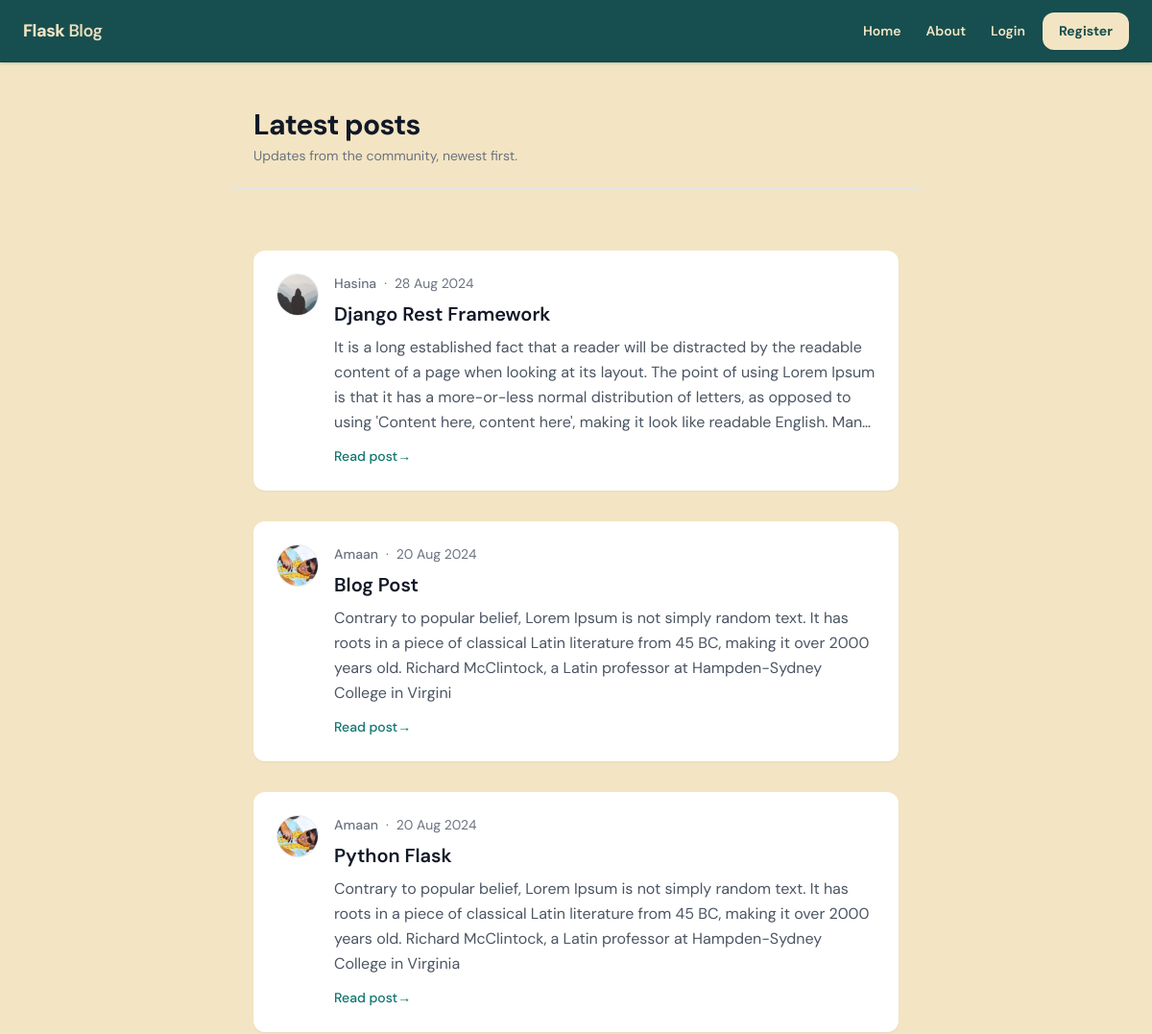
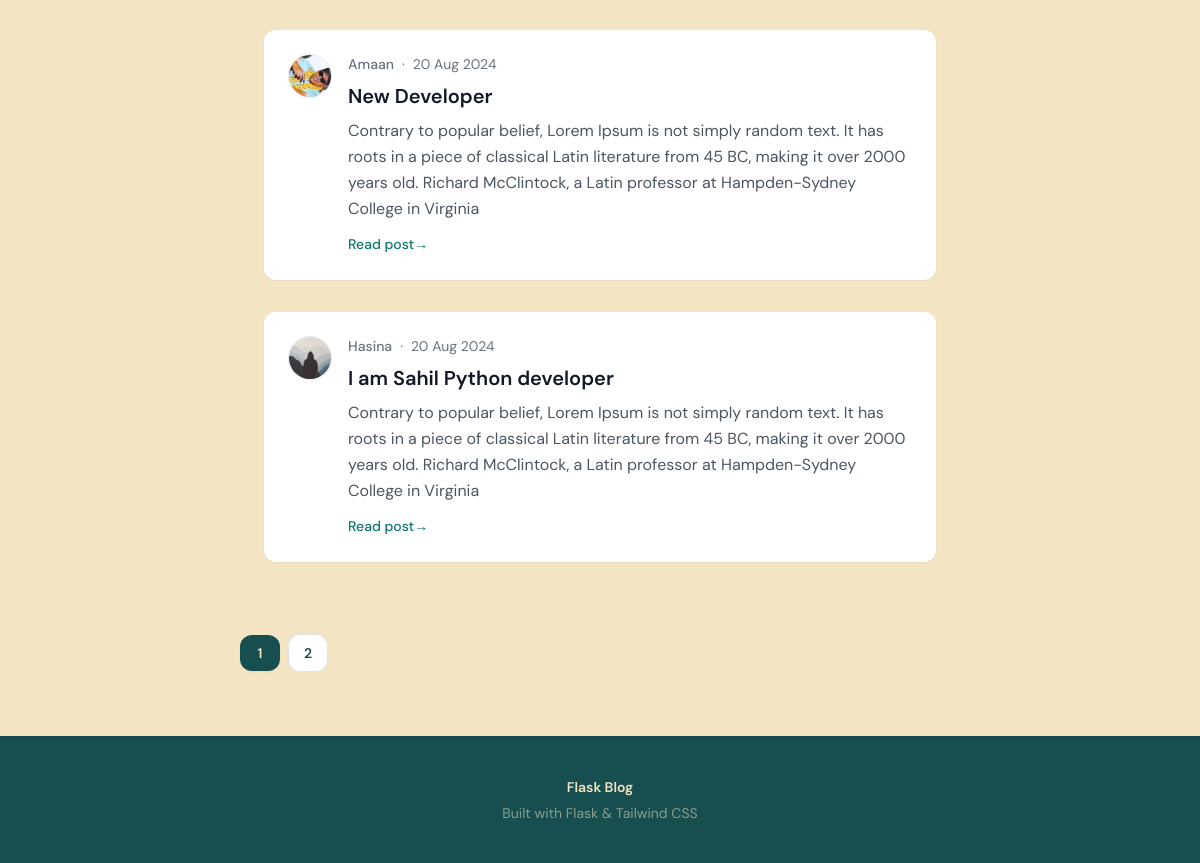
The app's page /home, older data (2 pictures, top to bottom).
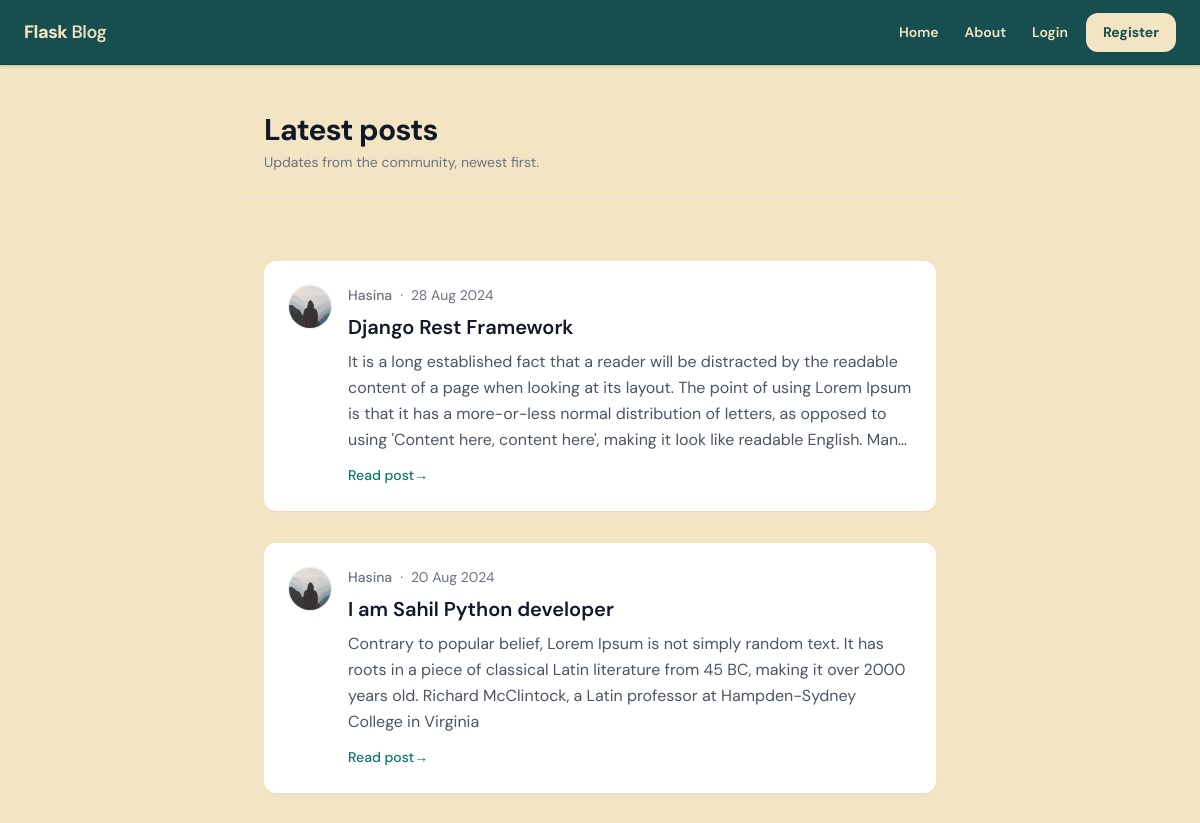
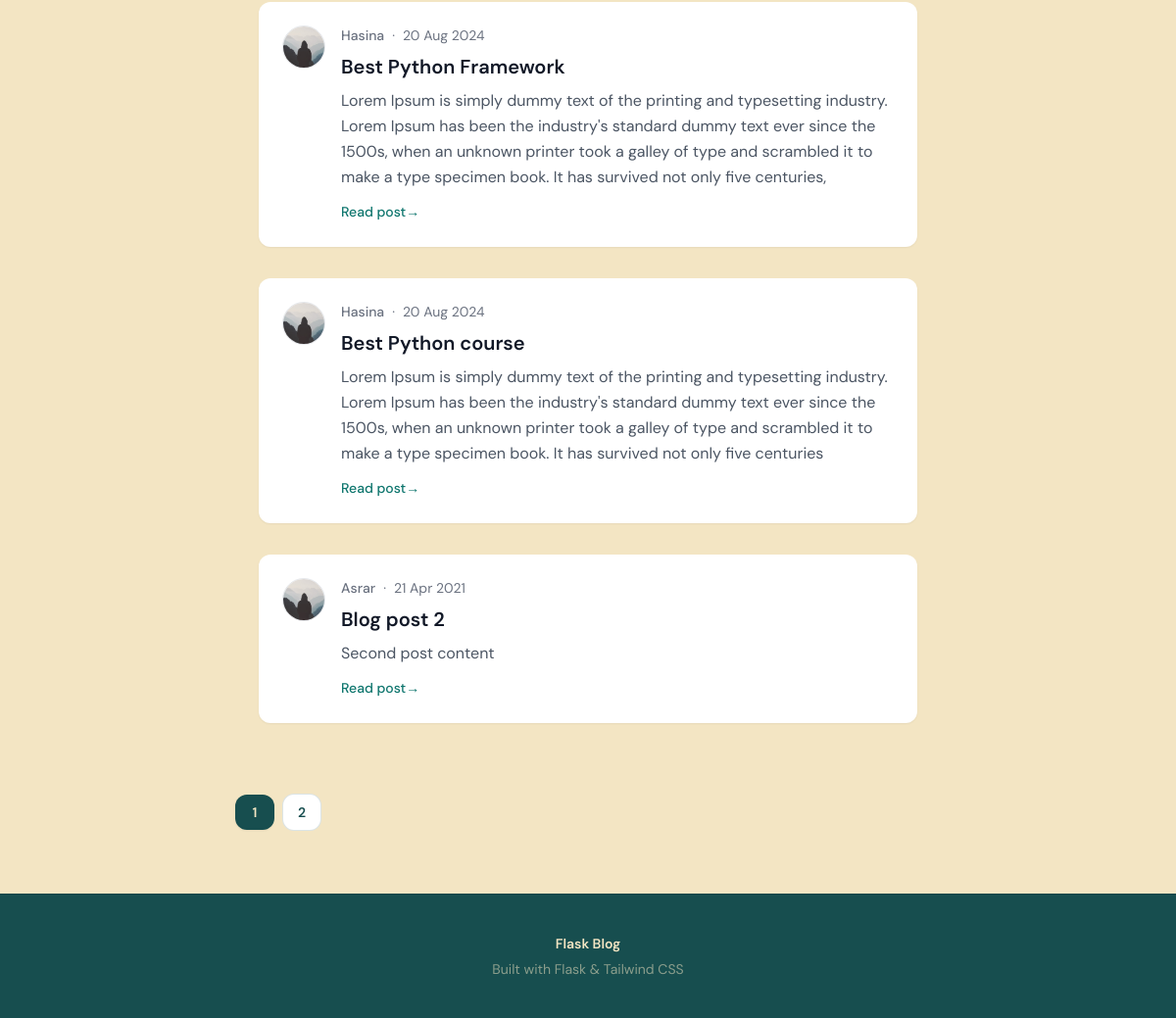
The same page, newer data (2 pictures, top to bottom).
### flaskblog/models.py (models this page shows, shortened)
class Post(db.Model):
    id = db.Column(db.Integer, primary_key=True)
    title = db.Column(db.String(100), nullable=False)
    date_posted = db.Column(db.DateTime, nullable=False, default=datetime.utcnow)
    content = db.Column(db.Text, nullable=False)
    user_id = db.Column(db.Integer, db.ForeignKey('user.id'), nullable=False)

class User(db.Model, UserMixin):
    id = db.Column(db.Integer, primary_key=True)
    username = db.Column(db.String(20), unique=True, nullable=False)
    email = db.Column(db.String(120), unique=True, nullable=False)
    image_file = db.Column(db.String(20), nullable=False, default='default.jpg')
    password = db.Column(db.String(60), nullable=False)
    posts = db.relationship('Post', backref='author', lazy=True)

### flaskblog/main/routes.py (the view)
@main.route("/")
@main.route("/home")
def home():
    page = request.args.get('page', 1, type=int)
    posts = Post.query.order_by(Post.date_posted.desc()).paginate(page=page, per_page=5)
    return render_template('home.html', posts=posts)

### flaskblog/templates/home.html (shortened to what this page needs)
{% extends "layout.html" %}
{% block content %}
	<header class="max-w-4xl mx-auto px-6 mb-8 border-b border-gray-200 pb-6">
		<h1 class="text-2xl font-bold tracking-tight text-gray-900 sm:text-3xl">Latest posts</h1>
		<p class="mt-1 text-sm text-gray-500">Updates from the community, newest first.</p>
	</header>
	<div class="max-w-4xl mx-auto px-6 py-8 space-y-8">
		{% for post in posts.items %}
			<div class="bg-white rounded-xl shadow-sm hover:shadow-md transition p-6">
				<div class="flex gap-4">
					<a href="{{ url_for('users.user_posts', username=post.author.username) }}" class="shrink-0 self-start" aria-label="{{ post.author.username }} profile">
						<img class="h-11 w-11 rounded-full border border-gray-200 object-cover" src="{{ url_for('static', filename='profile_pics/' + post.author.image_file) }}" alt="">
					</a>
					<div class="min-w-0 flex-1">
						<div class="flex flex-wrap items-baseline gap-x-2 gap-y-0.5 text-sm text-gray-500">
							<a class="font-medium hover:text-gray-700 hover:underline" href="{{ url_for('users.user_posts', username=post.author.username) }}">{{ post.author.username }}</a>
							<span aria-hidden="true">·</span>
							<time class="tabular-nums" datetime="{{ post.date_posted.isoformat() }}">{{ post.date_posted.strftime('%d %b %Y') }}</time>
						</div>
						<h2 class="mt-2 text-xl font-semibold text-gray-900">
							<a class="hover:text-teal-800 transition" href="{{ url_for('posts.post', post_id=post.id) }}">{{ post.title }}</a>
						</h2>
						<p class="post-preview-content mt-2 line-clamp-4 text-gray-600 leading-relaxed">{{ post.content }}</p>
						<a href="{{ url_for('posts.post', post_id=post.id) }}" class="mt-3 inline-flex items-center text-sm text-teal-700 hover:text-teal-800 font-medium">Read post <span aria-hidden="true">→</span></a>
					</div>
				</div>
			</div>
		{% endfor %}
	</div>
	{% if posts.pages > 1 %}
		<nav class="mt-10 flex flex-wrap items-center justify-center gap-2 sm:justify-start" aria-label="Pagination">
			{% for page_num in posts.iter_pages(left_edge=1, right_edge=1, left_current=1, right_current=2) %}
				{% if page_num %}
					{% if posts.page == page_num %}
						<span class="inline-flex min-w-[2.5rem] items-center justify-center rounded-xl bg-forest px-3 py-2 text-sm font-semibold text-vanilla shadow-sm">{{ page_num }}</span>
					{% else %}
						<a class="inline-flex min-w-[2.5rem] items-center justify-center rounded-xl border border-forest/15 bg-white px-3 py-2 text-sm font-semibold text-forest transition hover:border-forest hover:bg-forest/5" href="{{ url_for('main.home', page=page_num) }}">{{ page_num }}</a>
					{% endif %}
				{% else %}
					<span class="px-1 text-forest/40" aria-hidden="true">…</span>
				{% endif %}
			{% endfor %}
		</nav>
	{% endif %}
{% endblock content %}

Row changes from the older to the newer data that the page shows:
removed Post: image_file (picture), author.username "Amaan", date_posted "20 Aug 2024", title "Blog Post", content "Contrary to popular belief, Lorem Ipsum is not simply random text. It has roots in a piece of classical Latin literature from 45 BC, making it over 2000 years old. Richard McClintock, a Latin professor at Hampden-Sydney College in Virgini"
removed Post: image_file (picture), author.username "Amaan", date_posted "20 Aug 2024", title "Python Flask", content "Contrary to popular belief, Lorem Ipsum is not simply random text. It has roots in a piece of classical Latin literature from 45 BC, making it over 2000 years old. Richard McClintock, a Latin professor at Hampden-Sydney College in Virginia"
removed Post: image_file (picture), author.username "Amaan", date_posted "20 Aug 2024", title "New Developer", content "Contrary to popular belief, Lorem Ipsum is not simply random text. It has roots in a piece of classical Latin literature from 45 BC, making it over 2000 years old. Richard McClintock, a Latin professor at Hampden-Sydney College in Virginia"
now on this page (row unchanged): Post: image_file (placeholder picture), author.username "Hasina", date_posted "20 Aug 2024", title "Best Python Framework", content "Lorem Ipsum is simply dummy text of the printing and typesetting industry. Lorem Ipsum has been the industry's standard dummy text ever since the 1500s, when an unknown printer took a galley of type and scrambled it to make a type specimen book. It has survived not only five centuries,"
now on this page (row unchanged): Post: image_file (placeholder picture), author.username "Hasina", date_posted "20 Aug 2024", title "Best Python course", content "Lorem Ipsum is simply dummy text of the printing and typesetting industry. Lorem Ipsum has been the industry's standard dummy text ever since the 1500s, when an unknown printer took a galley of type and scrambled it to make a type specimen book. It has survived not only five centuries"
now on this page (row unchanged): Post: image_file (placeholder picture), author.username "Asrar", date_posted "21 Apr 2021", title "Blog post 2", content "Second post content"
